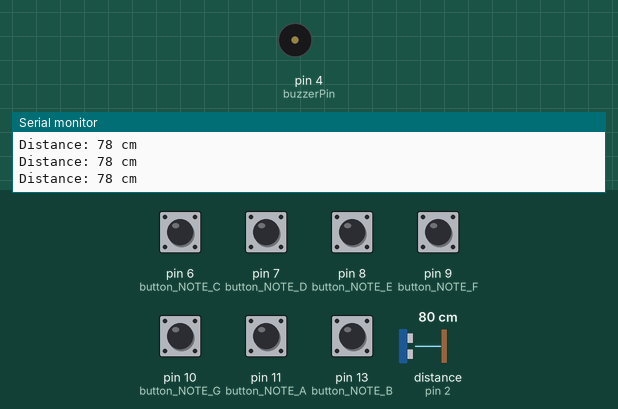
A sketch run on a simulated Arduino Uno, built with avr-gcc and run on an emulated ATmega328P. On the bench: buzzer (waves = sounding), the last lines printed to the serial monitor. Wiring (inferred from the names in the program): ultrasonic range finder: trigger pin 3; echo pin 2. Inputs (shaded band) come from the test bench; at power-on: pin 6 (button_NOTE_C), pin 7 (button_NOTE_D), pin 8 (button_NOTE_E), pin 9 (button_NOTE_F), pin 10 (button_NOTE_G), pin 11 (button_NOTE_A), pin 13 (button_NOTE_B) HIGH, distance to the obstacle (sensor on pin 2) 80 cm. The echo pulse lasts 58.3 µs per cm.

Above: at 1.2 s.
1.3 s: distance to the obstacle (sensor on pin 2) set to 2 cm
4.3 s: pin 6 (button_NOTE_C) pulled LOW for 0.15 s
At 5.6 s:
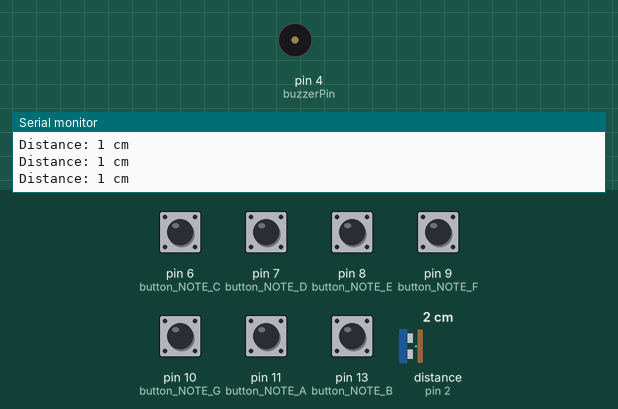
5.9 s: distance to the obstacle (sensor on pin 2) set to 120 cm
8.9 s: distance to the obstacle (sensor on pin 2) set to 4 cm
11.9 s: distance to the obstacle (sensor on pin 2) set to 18 cm
14.9 s: distance to the obstacle (sensor on pin 2) set to 9 cm
Timing chart, 0 to 17.9 s (numbered marks = the images above; inputs shaded):
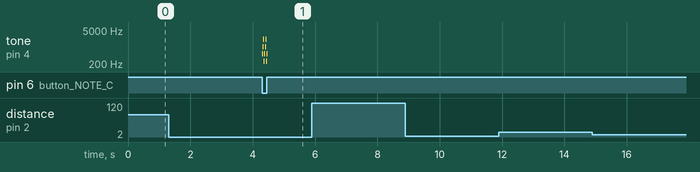

Measured:
- after the input at 4.3 s, tone on pin 4 (buzzerPin): silent → 523 Hz at once, then repeats every 0.07 s: 1047 Hz 0.02 s, 2093 Hz 0.02 s, 262 Hz 0.02 s, 523 Hz 0.02 s, until it stays silent from 4.5 s

The sketch:

sketch_may16b.ino
```cpp
#include <LiquidCrystal.h>
#include "pitches.h"

int buzzerPin = 4;
#define REST 0
int button_NOTE_C = 6;
int button_NOTE_D = 7;
int button_NOTE_E = 8;
int button_NOTE_F = 9;
int button_NOTE_G = 10;
int button_NOTE_A = 11;
int button_NOTE_B = 13;
int count = 0;
int length = 149;
int button_MODE = 1;
#define echoPin 2 // attach pin D2 Arduino to pin Echo of HC-SR04
#define trigPin 3 //attach pin D3 Arduino to pin Trig of HC-SR04

// defines variables
long duration; // variable for the duration of sound wave travel
int distance; // variable for the distance measurement
int notes[] = {NOTE_C4,NOTE_E4,NOTE_F4,NOTE_G4,NOTE_A4,493};// Set notes C, D, E, F, G, A, B
int notes1[] = {NOTE_C5,NOTE_E5,NOTE_F5,NOTE_G5,NOTE_A5,NOTE_B5};
int notes2[] = {NOTE_C6,NOTE_E6,NOTE_F6,NOTE_G6,NOTE_A6,NOTE_B6};
int notes3[] = {NOTE_C7,NOTE_E7,NOTE_F7,NOTE_G7,NOTE_A7,NOTE_B7};
void setup() {
  // put your setup code here, to run once:
  pinMode(trigPin, OUTPUT); // Sets the trigPin as an OUTPUT
  pinMode(echoPin, INPUT); // Sets the echoPin as an INPUT
  Serial.begin(9600); // // Serial Communication is starting with 9600 of baudrate speed
  pinMode(buzzerPin, OUTPUT);
  pinMode(button_NOTE_C, INPUT);
  pinMode(button_NOTE_D, INPUT);
  pinMode(button_NOTE_E, INPUT);
  pinMode(button_NOTE_F, INPUT);
  pinMode(button_NOTE_G, INPUT);
  pinMode(button_NOTE_A, INPUT);
  pinMode(button_NOTE_B, INPUT);
  pinMode(button_MODE, INPUT);
}

void loop() {

  digitalWrite(trigPin, LOW);
  delayMicroseconds(2);
  // Sets the trigPin HIGH (ACTIVE) for 10 microseconds
  digitalWrite(trigPin, HIGH);
  delayMicroseconds(10);
  digitalWrite(trigPin, LOW);
  // Reads the echoPin, returns the sound wave travel time in microseconds
  duration = pulseIn(echoPin, HIGH);
  // Calculating the distance
  distance = duration * 0.034 / 2; // Speed of sound wave divided by 2 (go and back)
  // Displays the distance on the Serial Monitor
  Serial.print("Distance: ");
  Serial.print(distance);
  Serial.println(" cm");
  int but_C = digitalRead(button_NOTE_C);
  int but_D = digitalRead(button_NOTE_D);
  int but_E = digitalRead(button_NOTE_E);
  int but_F = digitalRead(button_NOTE_F);
  int but_G = digitalRead(button_NOTE_G);
  int but_A = digitalRead(button_NOTE_A);
  int but_B = digitalRead(button_NOTE_B);

  if (distance<=20 && count == 0)
  {
    count++;
    count = count%4;
          if(but_C == LOW)  {
        tone(buzzerPin, notes[0]); // C
        } // end if

      else if(but_D == LOW)  {
        tone(buzzerPin, notes[1]); // D
        } // end else if

      else if(but_E == LOW)  {
        tone(buzzerPin, notes[2]); // E
        } // end else if

      else if(but_F == LOW)  {
        tone(buzzerPin, notes[3]); // F
        } // end else if

      else if(but_G == LOW)  {
        tone(buzzerPin, notes[4]); // G
        } // end else if

      else if(but_A == LOW)  {
        tone(buzzerPin, notes[5]); // A
        } // end else if

      else if(but_B == LOW)  {
        tone(buzzerPin, notes[6]); // B
        } // end else if

      else{ // if no switch is pressed, do not play tone
        noTone(buzzerPin);
        } // end else if


  }
  else if (distance<=20 && count==1)
  {
    count++;
    count = count%4;
          if(but_C == LOW)  {
        tone(buzzerPin, notes1[0]); // C
        } // end if

      else if(but_D == LOW)  {
        tone(buzzerPin, notes1[1]); // D
        } // end else if

      else if(but_E == LOW)  {
        tone(buzzerPin, notes1[2]); // E
        } // end else if

      else if(but_F == LOW)  {
        tone(buzzerPin, notes1[3]); // F
        } // end else if

      else if(but_G == LOW)  {
        tone(buzzerPin, notes1[4]); // G
        } // end else if

      else if(but_A == LOW)  {
        tone(buzzerPin, notes1[5]); // A
        } // end else if

      else if(but_B == LOW)  {
        tone(buzzerPin, notes1[6]); // B
        } // end else if

      else{ // if no switch is pressed, do not play tone
        noTone(buzzerPin);
        } // end else if
  }
  else if (distance<=20 && count==2)
  {
    count++;
    count = count%4;
          if(but_C == LOW)  {
        tone(buzzerPin, notes2[0]); // C
        } // end if

      else if(but_D == LOW)  {
        tone(buzzerPin, notes2[1]); // D
        } // end else if

      else if(but_E == LOW)  {
        tone(buzzerPin, notes2[2]); // E
        } // end else if

      else if(but_F == LOW)  {
        tone(buzzerPin, notes2[3]); // F
        } // end else if

      else if(but_G == LOW)  {
        tone(buzzerPin, notes2[4]); // G
        } // end else if

      else if(but_A == LOW)  {
        tone(buzzerPin, notes2[5]); // A
        } // end else if

      else if(but_B == LOW)  {
        tone(buzzerPin, notes2[6]); // B
        } // end else if

      else{ // if no switch is pressed, do not play tone
        noTone(buzzerPin);
        } // end else if
  }
  else if (distance<=20 && count==3)
  {
    count++;
    count = count%4;
          if(but_C == LOW)  {
        tone(buzzerPin, notes3[0]); // C
        } // end if

      else if(but_D == LOW)  {
        tone(buzzerPin, notes3[1]); // D
        } // end else if

      else if(but_E == LOW)  {
        tone(buzzerPin, notes3[2]); // E
        } // end else if

      else if(but_F == LOW)  {
        tone(buzzerPin, notes3[3]); // F
        } // end else if

      else if(but_G == LOW)  {
        tone(buzzerPin, notes3[4]); // G
        } // end else if

      else if(but_A == LOW)  {
        tone(buzzerPin, notes3[5]); // A
        } // end else if

      else if(but_B == LOW)  {
        tone(buzzerPin, notes3[6]); // B
        } // end else if

      else{ // if no switch is pressed, do not play tone
        noTone(buzzerPin);
        } // end else if
  }
  else
  {
    count++;
    count = count%4;
          if(but_C == LOW)  {
        tone(buzzerPin, notes[0]); // C
        } // end if

      else if(but_D == LOW)  {
        tone(buzzerPin, notes[1]); // D
        } // end else if

      else if(but_E == LOW)  {
        tone(buzzerPin, notes[2]); // E
        } // end else if

      else if(but_F == LOW)  {
        tone(buzzerPin, notes[3]); // F
        } // end else if

      else if(but_G == LOW)  {
        tone(buzzerPin, notes[4]); // G
        } // end else if

      else if(but_A == LOW)  {
        tone(buzzerPin, notes[5]); // A
        } // end else if

      else if(but_B == LOW)  {
        tone(buzzerPin, 493); // B
        } // end else if

      else{ // if no switch is pressed, do not play tone
        noTone(buzzerPin);
        } // end else if


  }


//  }
  // put your main code here, to run repeatedly:
//    LCDswitchState = digitalRead(LCDswitchPin);
//    int keyVal = analogRead(A0);
//    Serial.println(keyVal);
//    lcd.noDisplay();
//    digitalWrite(blueLED, LOW); // Turn LED back off every time main loop starts
//
//
//
//
//    if (LCDswitchState == HIGH)  {
//      digitalWrite(blueLED, HIGH); // Turn LED on to show piano keys are disabled and device is in "menu mode"
//      lcd.display();
//      lcd.clear();
//      LCDstart();
//      }


} //end frequency tone loop

void playNote(char note, int duration) { //Assigning high time for the notes
  char names[] = { 'c', 'd', 'e', 'f', 'g', 'a', 'b', 'C' };
  int tones[] = { 956, 851, 758, 716, 638, 568, 1014, 478 };

  // play the tone corresponding to the note name
  for (int i = 0; i < 8; i++) {
    if (names[i] == note) {
      playTone(tones[i], duration);
    }
  }
}
void playTone(int tone, int duration) {  //created a square wave for given time duration
  for (long i = 0; i < duration * 1000L; i += tone * 2) {
    digitalWrite(4, HIGH);
    delayMicroseconds(tone);
    digitalWrite(4, LOW);
    delayMicroseconds(tone);
  }
}
```
